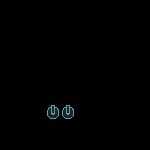

This game map was drawn from its Tiled (.tmx) file and the tilesets committed beside it. A one-line description and the full map source follow:
An orthogonal 10x10 tile map with 15x15 px tiles, 1 tile layer (Layer) and 1 object (406).

<map version="1.2" tiledversion="1.2.4" orientation="orthogonal" renderorder="right-down" width="10" height="10" tilewidth="15" tileheight="15" infinite="0" nextlayerid="22" nextobjectid="17">
 <tileset firstgid="1" source="tileset.tsx" />
 <layer id="21" name="Layer" width="10" height="10">
  <data encoding="csv">
0,0,0,0,0,0,0,0,0,0,
0,0,0,0,0,0,0,0,0,0,
0,0,0,0,0,0,0,0,0,0,
0,0,0,0,0,0,0,0,0,0,
0,0,0,0,0,0,0,0,0,0,
0,0,0,0,0,0,0,0,0,0,
0,0,0,0,0,0,0,0,0,0,
0,0,0,6,6,0,0,0,0,0,
0,0,0,0,0,0,0,0,0,0,
0,0,0,0,0,0,0,0,0,0
</data>
 </layer>
 <objectgroup id="15" name="Cha">
  <object id="16" name="406" x="75" y="15" width="15" height="15" />
 </objectgroup>
</map>
